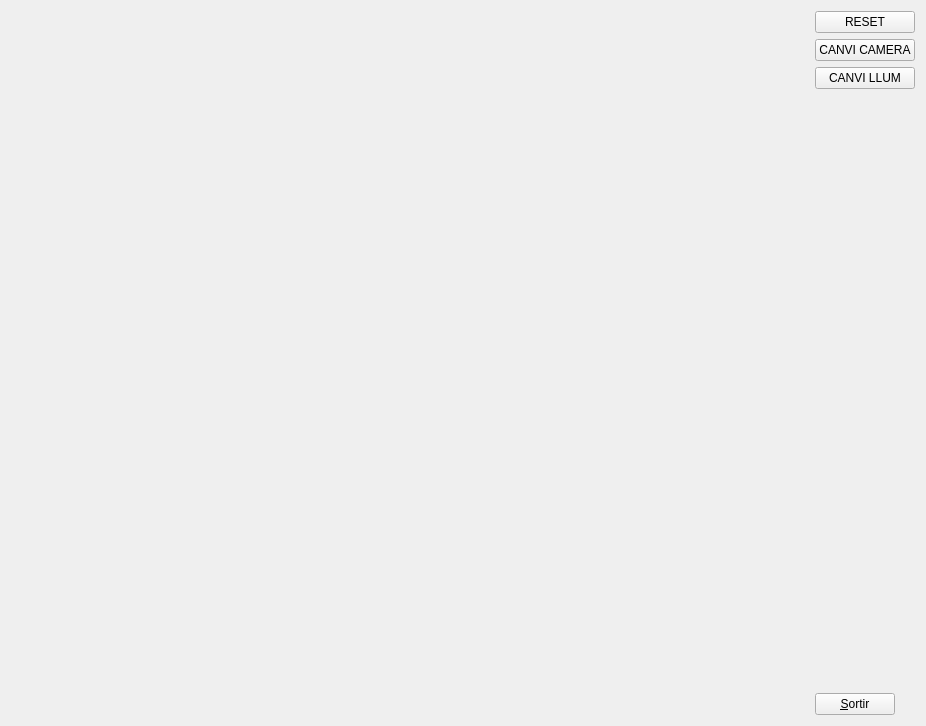
<?xml version="1.0" encoding="UTF-8"?>
<ui version="4.0">
 <class>MyForm</class>
 <widget class="QWidget" name="MyForm">
  <property name="geometry">
   <rect>
    <x>0</x>
    <y>0</y>
    <width>926</width>
    <height>726</height>
   </rect>
  </property>
  <property name="windowTitle">
   <string>IDI-Lab</string>
  </property>
  <layout class="QHBoxLayout" name="horizontalLayout_2">
   <item>
    <widget class="MyGLWidget" name="widget" native="true">
     <property name="sizePolicy">
      <sizepolicy hsizetype="Expanding" vsizetype="Expanding">
       <horstretch>0</horstretch>
       <verstretch>0</verstretch>
      </sizepolicy>
     </property>
     <property name="minimumSize">
      <size>
       <width>50</width>
       <height>50</height>
      </size>
     </property>
    </widget>
   </item>
   <item>
    <layout class="QVBoxLayout" name="verticalLayout">
     <item>
      <widget class="QPushButton" name="pushButton_2">
       <property name="text">
        <string>RESET</string>
       </property>
      </widget>
     </item>
     <item>
      <widget class="QPushButton" name="pushButton_3">
       <property name="text">
        <string>CANVI CAMERA</string>
       </property>
      </widget>
     </item>
     <item>
      <widget class="QPushButton" name="pushButton_4">
       <property name="text">
        <string>CANVI LLUM</string>
       </property>
      </widget>
     </item>
     <item>
      <widget class="QLabel" name="GameOverLabel">
       <property name="text">
        <string/>
       </property>
      </widget>
     </item>
     <item>
      <spacer name="verticalSpacer">
       <property name="orientation">
        <enum>Qt::Vertical</enum>
       </property>
       <property name="sizeHint" stdset="0">
        <size>
         <width>20</width>
         <height>40</height>
        </size>
       </property>
      </spacer>
     </item>
     <item>
      <widget class="QPushButton" name="pushButton">
       <property name="sizePolicy">
        <sizepolicy hsizetype="Fixed" vsizetype="Fixed">
         <horstretch>0</horstretch>
         <verstretch>0</verstretch>
        </sizepolicy>
       </property>
       <property name="text">
        <string>&amp;Sortir</string>
       </property>
      </widget>
     </item>
    </layout>
   </item>
  </layout>
 </widget>
 <customwidgets>
  <customwidget>
   <class>MyGLWidget</class>
   <extends>QWidget</extends>
   <header>MyGLWidget.h</header>
   <container>1</container>
   <slots>
    <signal>gameOver(QString)</signal>
    <signal>vidaPerduda(QString)</signal>
    <slot>reset()</slot>
    <slot>resetEscena()</slot>
    <slot>canviCamera()</slot>
    <slot>canviLlum()</slot>
   </slots>
  </customwidget>
 </customwidgets>
 <resources/>
 <connections>
  <connection>
   <sender>pushButton</sender>
   <signal>clicked()</signal>
   <receiver>MyForm</receiver>
   <slot>close()</slot>
   <hints>
    <hint type="sourcelabel">
     <x>897</x>
     <y>715</y>
    </hint>
    <hint type="destinationlabel">
     <x>839</x>
     <y>529</y>
    </hint>
   </hints>
  </connection>
  <connection>
   <sender>pushButton_2</sender>
   <signal>clicked()</signal>
   <receiver>widget</receiver>
   <slot>resetEscena()</slot>
   <hints>
    <hint type="sourcelabel">
     <x>859</x>
     <y>19</y>
    </hint>
    <hint type="destinationlabel">
     <x>743</x>
     <y>116</y>
    </hint>
   </hints>
  </connection>
  <connection>
   <sender>pushButton_3</sender>
   <signal>clicked()</signal>
   <receiver>widget</receiver>
   <slot>canviCamera()</slot>
   <hints>
    <hint type="sourcelabel">
     <x>873</x>
     <y>87</y>
    </hint>
    <hint type="destinationlabel">
     <x>723</x>
     <y>201</y>
    </hint>
   </hints>
  </connection>
  <connection>
   <sender>pushButton_4</sender>
   <signal>clicked()</signal>
   <receiver>widget</receiver>
   <slot>canviLlum()</slot>
   <hints>
    <hint type="sourcelabel">
     <x>904</x>
     <y>121</y>
    </hint>
    <hint type="destinationlabel">
     <x>750</x>
     <y>304</y>
    </hint>
   </hints>
  </connection>
 </connections>
</ui>
